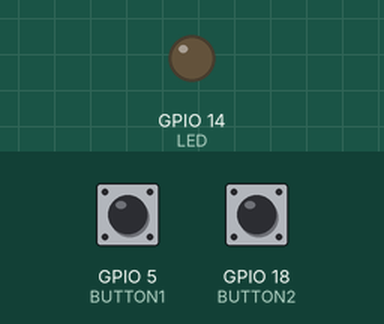
Simulated run of this sketch. Board: ESP32. On the bench: output pins drawn as LEDs (lit = HIGH). The inputs (shaded band) are chosen by the test bench; at power-on: GPIO 5 (BUTTON1) HIGH, GPIO 18 (BUTTON2) HIGH.

Above: at 1.2 s.
1.3 s: GPIO 5 (BUTTON1) pulled LOW for 0.15 s
At 2.5 s:
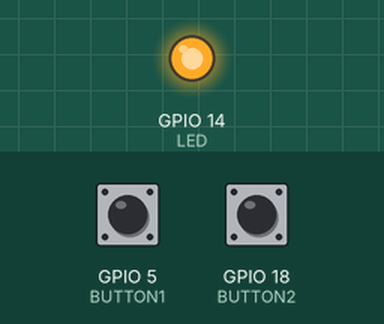
2.9 s: GPIO 18 (BUTTON2) pulled LOW for 0.15 s
At 3.9 s:
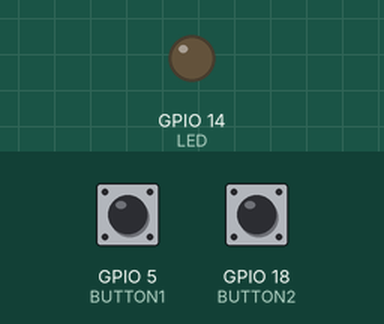
4.5 s: GPIO 5 (BUTTON1) pulled LOW for 1 s
At 5.1 s:
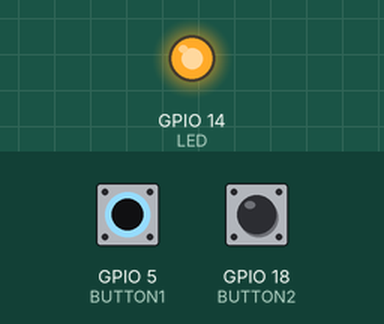
Timing chart, 0 to 7.5 s (numbered marks = the images above; inputs shaded):
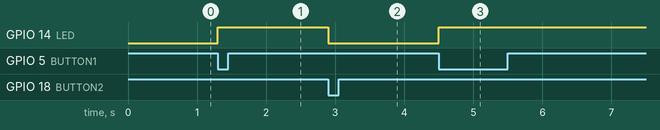

The sketch:

Interrupt__a_.ino
```cpp
#define LED 14
#define BUTTON1 5  // Tombol 1 untuk menyalakan LED
#define BUTTON2 18 // Tombol 2 untuk mematikan LED

int ledState = 0; // Status LED (0 = mati, 1 = menyala)

void IRAM_ATTR turnOnLED() {
  ledState = 1;  // Set status LED menyala
  digitalWrite(LED, HIGH); // Nyalakan LED
}

void IRAM_ATTR turnOffLED() {
  ledState = 0;  // Set status LED mati
  digitalWrite(LED, LOW); // Matikan LED
}

void setup() {
  pinMode(LED, OUTPUT); // Set pin LED sebagai output
  digitalWrite(LED, LOW);  // Inisialisasi LED mati

  // Set pin tombol sebagai input dengan internal pull-up
  pinMode(BUTTON1, INPUT_PULLUP);
  pinMode(BUTTON2, INPUT_PULLUP);

  // Pasang interupsi pada tombol
  attachInterrupt(digitalPinToInterrupt(BUTTON1), turnOnLED, FALLING);
  attachInterrupt(digitalPinToInterrupt(BUTTON2), turnOffLED, FALLING);
}

void loop() {
  // Tidak perlu ada kode tambahan di loop, karena kontrol dilakukan oleh interupsi
  // LED akan menyala dan mati sesuai dengan tombol
}
```

Measured:
- after the input at 1.3 s, GPIO 14 (LED): LOW → HIGH at once
- after the input at 2.9 s, GPIO 14 (LED): HIGH → LOW at once
- after the input at 4.5 s, GPIO 14 (LED): LOW → HIGH at once
